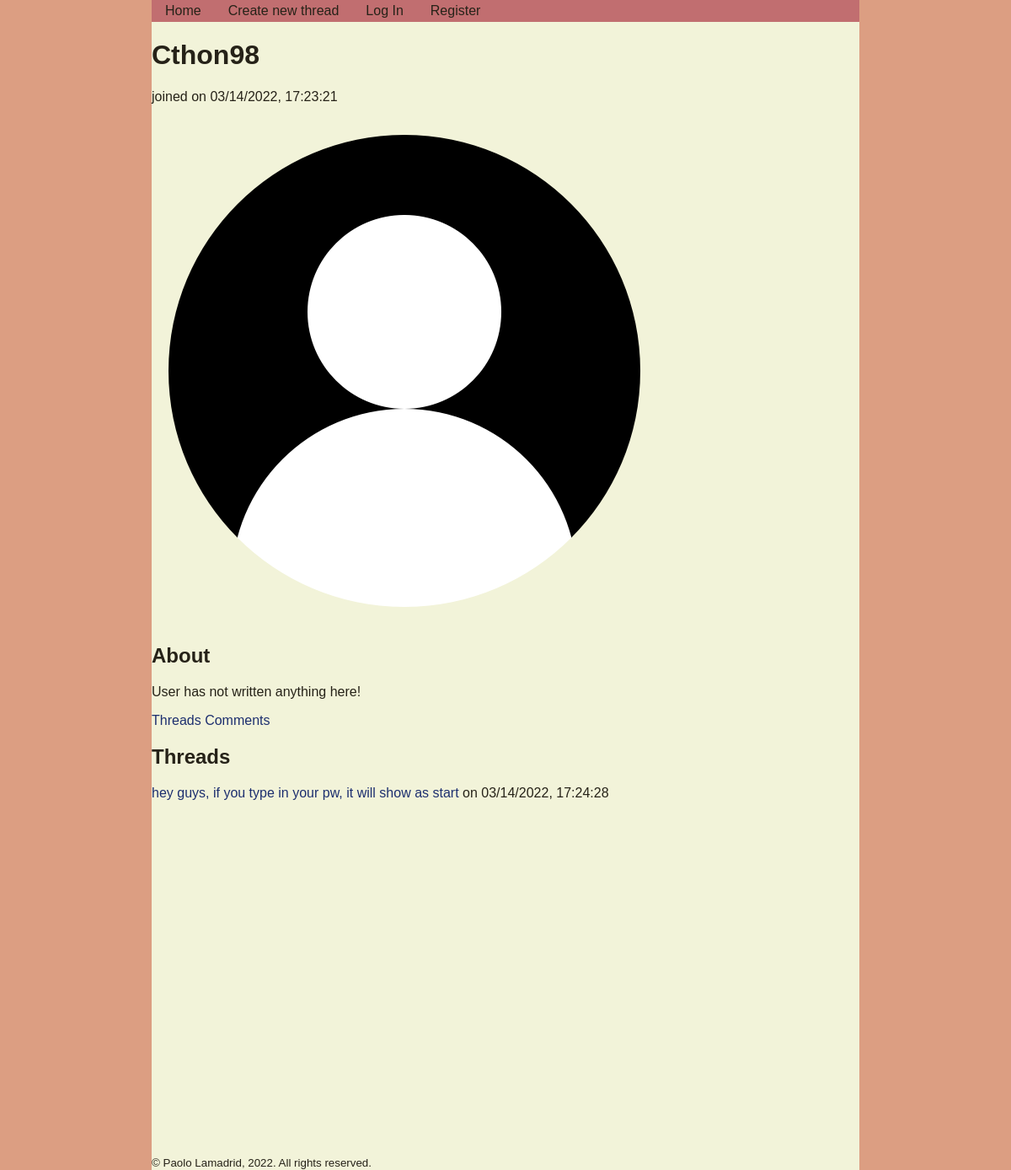
Screenshot of /user/Cthon98/threads with the database file from the repository.
### tables this page shows
CREATE TABLE users
(
    username TEXT PRIMARY KEY,
    password_hash TEXT NOT NULL,
    is_admin INTEGER FALSE,
    date_created TEXT NOT NULL,
    about TEXT DEFAULT "",
    profile_image TEXT DEFAULT ""
);

CREATE TABLE threads
(
    thread_id INTEGER PRIMARY KEY AUTOINCREMENT,
    title TEXT NOT NULL,
    body TEXT NOT NULL,
    date_created TEXT NOT NULL,
    user_poster TEXT NOT NULL
);

### user/views.py (the view)
@user_bp.route("/user/<username>/threads")
def user_threads(username):
    db = get_db()
    user_info = db.execute("""
        SELECT username, date_created, about, profile_image FROM users
        WHERE username = ?;
    """, (username,)).fetchone()
    threads = db.execute("""
        SELECT * FROM threads
        WHERE user_poster = ?;
    """, (username,))
    return render_template("user_threads.html", user_info=user_info, threads=threads)

### app.py (called while the page is built)
@app.before_request
def load_logged_in_user():
    g.user = session.get("username", None)
    g.is_admin = session.get("is_admin", False)

### database.py (called while the page is built)
def get_db():
    if "db" not in g:
        g.db = sqlite3.connect(DATABASE,
            detect_types=sqlite3.PARSE_DECLTYPES
        )
        g.db.row_factory = sqlite3.Row
    return g.db

### user/templates/user/user_threads.html
{% extends 'user_profile.html' %}
{% block user_threads %}
<h2>Threads</h2>
{% for thread in threads %}
    <p><a href="{{ url_for('thread.thread', thread_id=thread['thread_id']) }}">{{ thread["title"] }}</a> on {{ thread["date_created"] }}</p>
{% endfor %}
{% endblock %}

### user/templates/user/user_profile.html (shortened to what this page needs)
{% extends 'base.html' %}
{% block main_content %}
<h1>{{ user_info["username"] }}</h1>
<p>joined on {{ user_info["date_created"] }}</p>
{% if user_info["profile_image"] %}
<img src="{{ url_for('static', filename='uploads/' + user_info['profile_image']) }}" alt="profile image" />
{% else %}
<img src="{{ url_for('static', filename='default.png') }}" alt="profile image" />
{% endif %}
<h2>About</h2>
{% if user_info["about"] %}
<p>{{ user_info["about"] }}</p>
{% else %}
<p>User has not written anything here!</p>
{% endif %}
<a href="{{ url_for('user.user_threads', username=user_info['username']) }}">Threads</a>
<a href="{{ url_for('user.user_comments', username=user_info['username']) }}">Comments</a>
{% block user_threads %}
{% endblock %}
{% endblock %}

### static/styles.css (style rules this page uses)
:root { font-size: 16px; --bgcolor: #DC9E82; --txtcolor: #262218; --bodycolor: #F2F3D9; --linkcolor: #1D2F6F; --warningcolor: #C1292E; --accentcolor: #C16E70; background-color: var(--bgcolor); }
body { background-color: var(--bodycolor); color: var(--txtcolor); font-family: 'Montserrat', Arial, sans-serif; font-size: 1rem; width: 70%; margin: auto auto; }
a { text-decoration: none; color: var(--linkcolor); }

### rows the page displays
users: username "Cthon98", date_created "03/14/2022, 17:23:21"
threads: title "hey guys, if you type in your pw, it will show as start", date_created "03/14/2022, 17:24:28"
